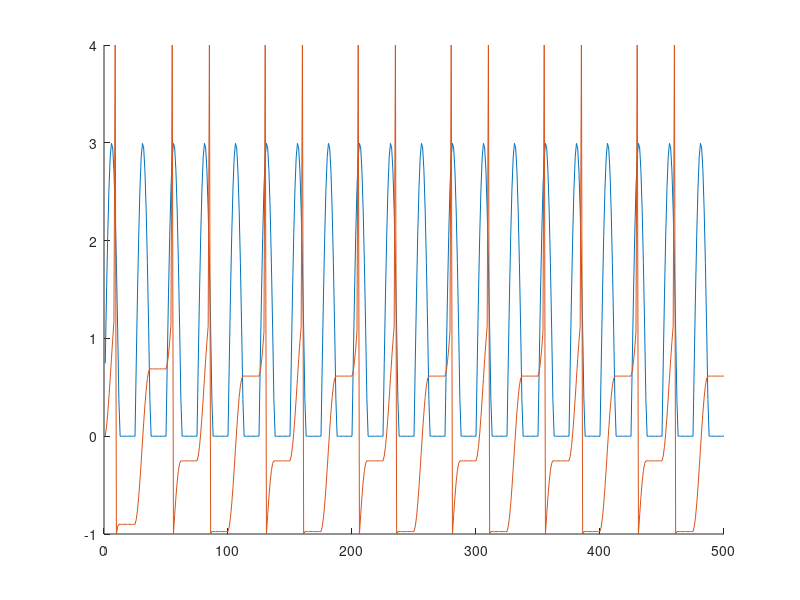

MATLAB code to generate this figure: (Note: this script raises an error after producing the figure.)
%%%%%%%%%%%%%%%%%%%%%%%%%%%%%%%%%%%%%%%%%%%%%%%%%%%%%%%%%%%%%%%%%%%%%%%%%%%
% 
% Problem Set #6 
% 
% Garrett Healy 
% 
%%%%%%%%%%%%%%%%%%%%%%%%%%%%%%%%%%%%%%%%%%%%%%%%%%%%%%%%%%%%%%%%%%%%%%%%%%%

%% 1.1 
% Simulate the neural response for A=3. Create a figure that compares the 
% time course of the input current and the output membrane voltage over the 
% first 500 ms. What is the firing rate of the simulated neuron? How many 
% spikes does it fire per stimulus cycle?

clear all;
close all;

vrest = 0;
vthresh = 1;
vspike = 4;
vreset = -1;
tau = 15; %ms
freq = 0.04; %current in Hz 
A = 3; %amplitude of input

t = 1:500; %in ms
I = zeros(1,length(t));
for i = 1:length(t)
    I(i) = A*sin(2*pi*freq*t(i));
    if I(i) < 0
        I(i) = 0; %no negatives
    end
end

v = zeros(1,length(t));
v(1) = vrest; 

for i =2:length(t)
    if v(i) == -1
    elseif v(i-1)>vthresh
        v(i) = 4;
        v(i+1)= -1;
    else 
        dv = (-(vrest - I(i)))/tau ;
        v(i) = v(i-1) + dv;
    end
end

figure 
hold on
plot(t,I);
plot(t,v);
hold off

% It appears to only fire two spikes every 3 cycles. Given the frequency of
% the input, thats about 27 spikes/second.

%% 1.2
% Simulate the neural response for 100 amplitude values between A=0 and A=6.
% Save the spike times that are evoked by the stimuli at each amplitude. 
% Create a spike raster plot of the first 500 ms that illustrates the change 
% in spiking patterns as a function of amplitude. Recreate the Johnson figure 
% above, showing how impulses per cycle varies with increasing stimulus amplitude.

Avec = 0:0.0606:6;
times = cell(100,1);
vrest = 0;
vthresh = 1;
vspike = 4;
vreset = -1;
tau = 15; %ms
freq = 0.04; %current in Hz 
t = 1:500; %in ms

for j =1:100
    A = Avec(j); %amplitude of input
    I = zeros(1,length(t));
    for i = 1:length(t)
        I(i) = A*sin(2*pi*freq*t(i));
        if I(i) < 0
            I(i) = 0; %no negatives
        end
    end

    v = zeros(1,length(t));
    v(1) = vrest; 

    for i =2:length(t)
        if v(i) == -1
        elseif v(i-1)>vthresh
            v(i) = 4;
            v(i+1)= -1;
            times{j} = [times{j} t(i)];
        else 
            dv = (-(vrest - I(i)))/tau ;
            v(i) = v(i-1) + dv;
        end
    end
end

figure
RasterPlot(times','k',14,1,'Amplitude (0 = 0, 100= 6)')

cycles = freq*500;
ipc = zeros(100,1);
for i = 1:100
    trial = times{i};
    spks = length(trial);
    ipc(i) = spks/cycles;
end

figure
plot(Avec,ipc);

% Just as the Johnson study concluded, there are definite steps in the rise
% of impulses per cycle. We can see the plateau at 1 impulse per cycle that
% is found in the Johnson figure. However, the rise from 0 to 1 appear
% much more fluid in the Johnson figure than it is in my graph, possibly
% indicating an issue with the model's tendency to exist in increments.
% Neurons do not exist in a vacuum, they are affected by the neurons
% surrounding them, and tend to depolarize when their neighbors depolarize.
% This is hard to control in a model that looks at a single neuron. 

%% 2: Classification

clear all; 
close all;

spikes = load('spikes.mat');























